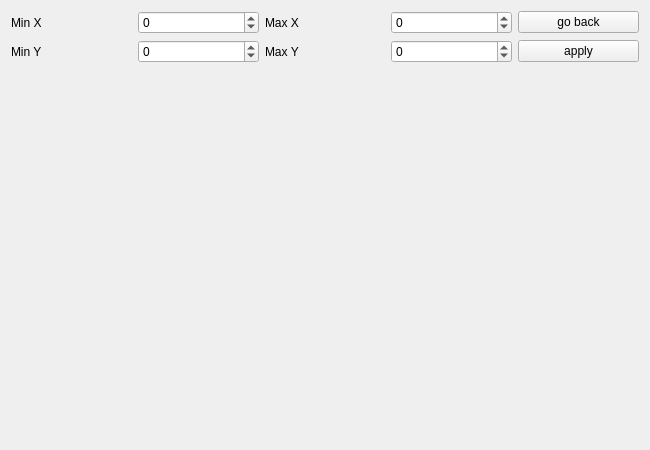
<?xml version="1.0" encoding="UTF-8"?>
<ui version="4.0">
 <class>Graph</class>
 <widget class="QWidget" name="Graph">
  <property name="geometry">
   <rect>
    <x>0</x>
    <y>0</y>
    <width>650</width>
    <height>450</height>
   </rect>
  </property>
  <property name="windowTitle">
   <string>Form</string>
  </property>
  <layout class="QGridLayout" name="gridLayout">
   <item row="0" column="3">
    <widget class="QSpinBox" name="spinBox_max_x">
     <property name="minimum">
      <number>-1000000</number>
     </property>
     <property name="maximum">
      <number>1000000</number>
     </property>
    </widget>
   </item>
   <item row="0" column="2">
    <widget class="QLabel" name="Max_X">
     <property name="styleSheet">
      <string notr="true">QLabel {
  qproperty-alignment: 'AlignVCenter | AlignRight';

}

background-color : white;</string>
     </property>
     <property name="text">
      <string>Max X</string>
     </property>
    </widget>
   </item>
   <item row="1" column="1">
    <widget class="QSpinBox" name="spinBox_min_y">
     <property name="minimum">
      <number>-1000000</number>
     </property>
     <property name="maximum">
      <number>1000000</number>
     </property>
    </widget>
   </item>
   <item row="0" column="4">
    <widget class="QPushButton" name="pushButton_back">
     <property name="text">
      <string>go back</string>
     </property>
    </widget>
   </item>
   <item row="1" column="0">
    <widget class="QLabel" name="Min_Y">
     <property name="styleSheet">
      <string notr="true">QLabel {
  qproperty-alignment: 'AlignVCenter | AlignRight';

}

background-color : white;</string>
     </property>
     <property name="text">
      <string>Min Y</string>
     </property>
    </widget>
   </item>
   <item row="0" column="0">
    <widget class="QLabel" name="Min_X">
     <property name="styleSheet">
      <string notr="true">QLabel {
  qproperty-alignment: 'AlignVCenter | AlignRight';

}

background-color : white;</string>
     </property>
     <property name="text">
      <string>Min X</string>
     </property>
    </widget>
   </item>
   <item row="2" column="0" colspan="5">
    <widget class="QCustomPlot" name="widget" native="true"/>
   </item>
   <item row="1" column="3">
    <widget class="QSpinBox" name="spinBox_max_y">
     <property name="minimum">
      <number>-1000000</number>
     </property>
     <property name="maximum">
      <number>1000000</number>
     </property>
    </widget>
   </item>
   <item row="1" column="2">
    <widget class="QLabel" name="Max_Y">
     <property name="styleSheet">
      <string notr="true">QLabel {
  qproperty-alignment: 'AlignVCenter | AlignRight';

}

background-color : white;</string>
     </property>
     <property name="text">
      <string>Max Y</string>
     </property>
    </widget>
   </item>
   <item row="1" column="4">
    <widget class="QPushButton" name="pushButton_graphic">
     <property name="text">
      <string>apply</string>
     </property>
    </widget>
   </item>
   <item row="0" column="1">
    <widget class="QSpinBox" name="spinBox_min_x">
     <property name="minimum">
      <number>-1000000</number>
     </property>
     <property name="maximum">
      <number>1000000</number>
     </property>
    </widget>
   </item>
  </layout>
 </widget>
 <customwidgets>
  <customwidget>
   <class>QCustomPlot</class>
   <extends>QWidget</extends>
   <header>qcustomplot.h</header>
   <container>1</container>
  </customwidget>
 </customwidgets>
 <resources/>
 <connections/>
</ui>
